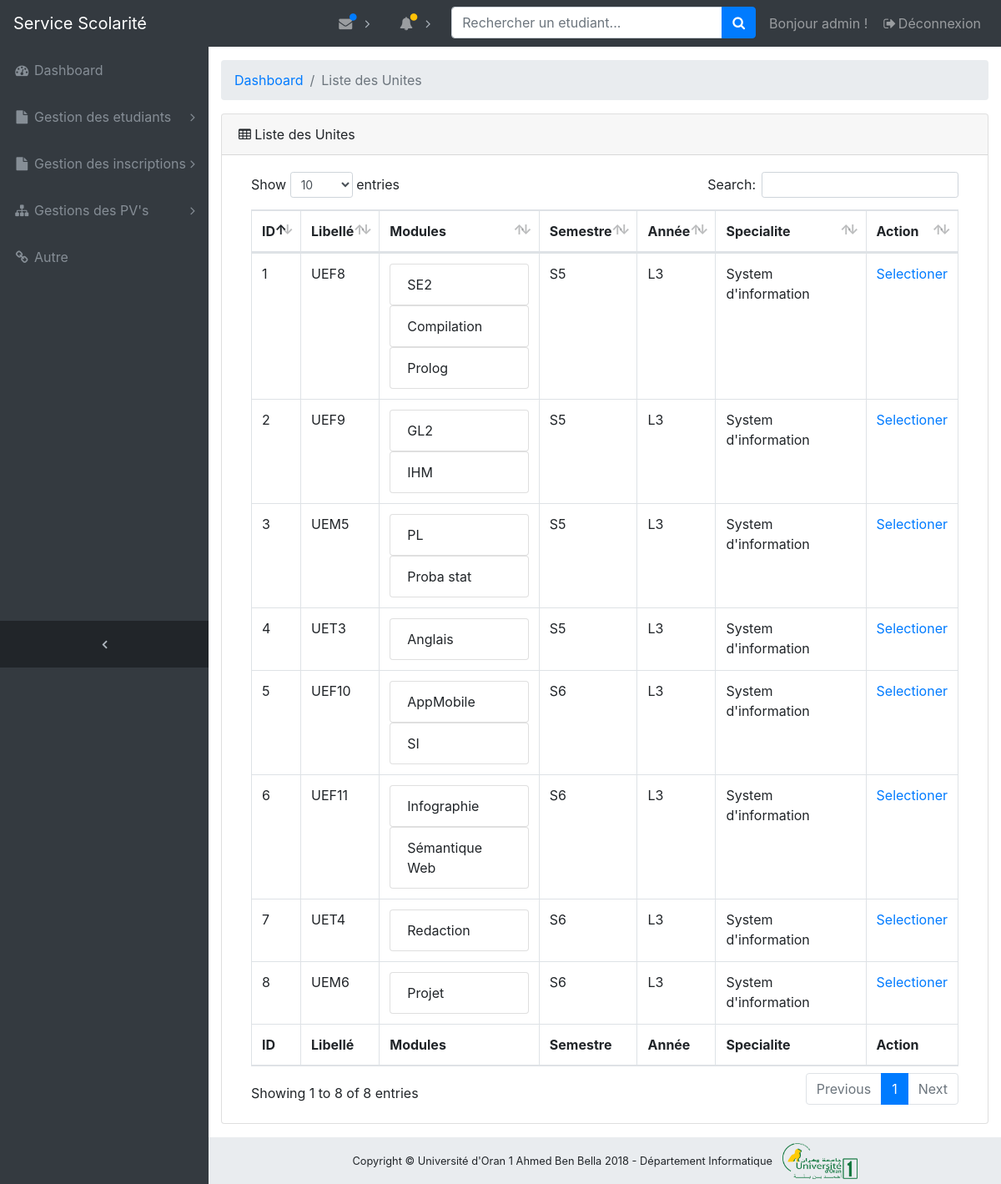
Page /dashboard/modules/liste_unites/ (signed in) on the committed database.
### modules/models.py (models this page shows, shortened)
class Unite(models.Model):
    nom = models.CharField(max_length=256)
    semestre = models.ForeignKey(Semestre, related_name='unites')
    enseignant = models.ForeignKey('enseignants.Enseignant', related_name='responsable_unite', null=True)
    date_creation = models.DateTimeField(auto_now_add=True)
    class Meta:
        db_table = "unite"
        verbose_name = "Unite"
        verbose_name_plural = "Unites"

class Module(models.Model):
    nom = models.CharField(max_length=256)
    unite = models.ForeignKey(Unite, related_name='modules')
    coefficient = models.IntegerField(choices=((1, 1), (2, 2), (3, 3), (4, 4), (5, 5)))
    enseignant = models.ForeignKey('enseignants.Enseignant', related_name='responsable_module', null=True)
    date_creation = models.DateTimeField(auto_now_add=True)
    class Meta:
        db_table = "module"
        verbose_name = "Module"
        verbose_name_plural = "Modules"

class Semestre(models.Model):
    nom = models.CharField(max_length=256)
    parcours = models.ForeignKey(Parcours, related_name='semestres')
    date_creation = models.DateTimeField(auto_now_add=True)
    class Meta:
        db_table = "semestre"
        verbose_name = "Semestre"
        verbose_name_plural = "Semestres"

class Parcours(models.Model):
    nom = models.CharField(max_length=256)
    specialite = models.ForeignKey(Specialite, related_name='parcours')
    responsable = models.OneToOneField('enseignants.Enseignant', related_name='responsable_parcours')
    date_creation = models.DateTimeField(auto_now_add=True)
    class Meta:
        db_table = "parcours"
        verbose_name = "Parcours"
        verbose_name_plural = "Parcours"

class Specialite(models.Model):
    nom = models.CharField(max_length=256)
    departement = models.ForeignKey('etablissements.Departement', related_name='specialites')
    cycle = models.ForeignKey(Cycle, related_name='specialites')
    responsable = models.OneToOneField('enseignants.Enseignant', related_name='responsable_specialite')
    date_creation = models.DateTimeField(auto_now_add=True)
    class Meta:
        db_table = "specialite"
        verbose_name = "Specialite"
        verbose_name_plural = "Specialites"

### modules/views.py (the view)
# urls.py: url(r'^liste_unites/(?P<pk>[0-9]+)/$',
def liste_unites(request):
    if request.user.is_authenticated and request.user.groups.filter(name='Administrateur').exists():
        unites = Unite.objects.all()
        contexe = {'unites': unites}
        return render(request, 'modules/liste_unites.html', contexe)
    else:
        return redirect('login_account')

### modules/templates/modules/liste_unites.html
{% extends 'dashboard/base.html' %}
{% load staticfiles %}
{% block content %}
    <ol class="breadcrumb">
        <li class="breadcrumb-item">
            <a href="{% url 'dashboard_home_page' %}">Dashboard</a>
        </li>
        <li class="breadcrumb-item active">Liste des Unites</li>
    </ol>
    <div class="card mb-3">
        <div class="card-header">
            <i class="fa fa-table"></i> Liste des Unites
        </div>
        <div class="card-body">
            <div class="table-responsive">
                <table class="table table-bordered" id="dataTable" width="100%" cellspacing="0">
                    <thead>
                    <tr>
                        <th>ID</th>
                        <th>Libellé</th>
                        <th>Modules</th>
                        <th>Semestre</th>
                        <th>Année</th>
                        <th>Specialite</th>
                        <th>Action</th>
                    </tr>
                    </thead>
                    <tfoot>
                    <tr>
                        <th>ID</th>
                        <th>Libellé</th>
                        <th>Modules</th>
                        <th>Semestre</th>
                        <th>Année</th>
                        <th>Specialite</th>
                        <th>Action</th>
                    </tr>
                    </tfoot>
                    <tbody>
                    {% for unite in unites %}
                        <tr>
                            <td>{{ unite.id }}</td>
                            <td>{{ unite.nom }}</td>
                            <td> {% for module in unite.modules.all %}
                                <ul class="list-group">
                                    <li class="list-group-item"> {{ module.nom }}</li>
                                </ul>
                            {% endfor %}
                            </td>
                            <td>{{ unite.semestre.nom }}</td>
                            <td>{{ unite.semestre.parcours.nom }}</td>
                            <td>{{ unite.semestre.parcours.specialite.nom }}</td>
                            <td><a target="_blank" href="{% url 'pv_unite' pk=unite.id %}">Selectioner </a></td>
                        </tr>
                    {% endfor %}
                    </tbody>
                </table>
            </div>
        </div>
    </div>
    </div>
{% endblock %}

### dashboard/templates/dashboard/navbar/_navbar_admin.html (shortened to what this page needs)
{% load staticfiles %}
{% block navbar %}
    <nav class="navbar navbar-expand-lg navbar-dark bg-dark fixed-top" id="mainNav">
        <a class="navbar-brand" href="{% url 'home_page' %}">Service Scolarité</a>
        <div class="collapse navbar-collapse" id="navbarResponsive">
            <ul class="navbar-nav navbar-sidenav" id="exampleAccordion">
                <li class="nav-item" data-toggle="tooltip" data-placement="right" title="Dashboard">
                    <a class="nav-link" href="{% url 'dashboard_home_page' %}">
                        <i class="fa fa-fw fa-dashboard"></i>
                        <span class="nav-link-text">Dashboard</span>
                    </a>
                </li>
                <li class="nav-item" data-toggle="tooltip" data-placement="right" title="Gestion des etudiants">
                    <a class="nav-link nav-link-collapse collapsed" data-toggle="collapse"
                       href="#collapseGestionEtudiants"
                       data-parent="#exampleAccordion">
                        <i class="fa fa-fw fa-file"></i>
                        <span class="nav-link-text">Gestion des etudiants</span>
                    </a>
                </li>
                <li class="nav-item" data-toggle="tooltip" data-placement="right" title="Example Pages">
                    <a class="nav-link nav-link-collapse collapsed" data-toggle="collapse" href="#collapseExamplePages"
                       data-parent="#exampleAccordion">
                        <i class="fa fa-fw fa-file"></i>
                        <span class="nav-link-text">Gestion des inscriptions</span>
                    </a>
                </li>
                <li class="nav-item" data-toggle="tooltip" data-placement="right" title="Menu Levels">
                    <a class="nav-link nav-link-collapse collapsed" data-toggle="collapse" href="#collapseMulti"
                       data-parent="#exampleAccordion">
                        <i class="fa fa-fw fa-sitemap"></i>
                        <span class="nav-link-text">Gestions des PV's</span>
                    </a>
                </li>
                <li class="nav-item" data-toggle="tooltip" data-placement="right" title="Link">
                    <a class="nav-link" href="#">
                        <i class="fa fa-fw fa-link"></i>
                        <span class="nav-link-text">Autre</span>
                    </a>
                </li>
            </ul>
            <ul class="navbar-nav sidenav-toggler">
                <li class="nav-item">
                    <a class="nav-link text-center" id="sidenavToggler">
                        <i class="fa fa-fw fa-angle-left"></i>
                    </a>
                </li>
            </ul>
            <ul class="navbar-nav ml-auto">
                <li class="nav-item dropdown">
                    <a class="nav-link dropdown-toggle mr-lg-2" id="messagesDropdown" href="#" data-toggle="dropdown"
                       aria-haspopup="true" aria-expanded="false">
                        <i class="fa fa-fw fa-envelope"></i>
                        <span class="indicator text-primary d-none d-lg-block">
                        <i class="fa fa-fw fa-circle"></i>
                    </span>
                    </a>
                </li>
                <li class="nav-item dropdown">
                    <a class="nav-link dropdown-toggle mr-lg-2" id="alertsDropdown" href="#" data-toggle="dropdown"
                       aria-haspopup="true" aria-expanded="false">
                        <i class="fa fa-fw fa-bell"></i>
                        <span class="indicator text-warning d-none d-lg-block">
                        <i class="fa fa-fw fa-circle"></i>
                    </span>
                    </a>
                </li>
                <li class="nav-item">
                    <form method="post" class="form-inline my-2 my-lg-0 mr-lg-2"> {% csrf_token %}
                        <div class="input-group">
                            <input class="form-control" type="text" placeholder="Rechercher un etudiant..." size="25">
                            <span class="input-group-append">
                            <button class="btn btn-primary" type="submit">
                                <i class="fa fa-search"></i>
                            </button>
                        </span>
                        </div>
                    </form>
                </li>
                <li class="nav-item">
                    <a class="nav-link">
                        Bonjour {{ user.username }} !</a>
                </li>
                <li class="nav-item">
                    <a class="nav-link" data-toggle="modal" data-target="#exampleModal">
                        <i class="fa fa-fw fa-sign-out"></i>Déconnexion</a>
                </li>
            </ul>
        </div>
    </nav>
{% endblock %}

### static/dashboard/css/sb-admin.css (style rules this page uses)
html { position: relative; min-height: 100%; }
body { overflow-x: hidden; }
body.sticky-footer { margin-bottom: 56px; }
body.fixed-nav { padding-top: 56px; }
#mainNav .navbar-collapse { overflow: auto; max-height: 75vh; }
#mainNav .navbar-collapse .navbar-nav .nav-item .nav-link { cursor: pointer; }
#mainNav .navbar-collapse .navbar-sidenav .nav-link-collapse:after { float: right; content: '\f107'; font-family: 'FontAwesome'; }
#mainNav .navbar-collapse .navbar-sidenav .nav-link-collapse.collapsed:after { content: '\f105'; }
#mainNav .navbar-collapse .sidenav-toggler { display: none; }
#mainNav .navbar-collapse .navbar-nav > .nav-item.dropdown > .nav-link { position: relative; min-width: 45px; }
#mainNav .navbar-collapse .navbar-nav > .nav-item.dropdown > .nav-link:after { float: right; width: auto; content: '\f105'; border: none; font-family: 'FontAwesome'; }
#mainNav .navbar-collapse .navbar-nav > .nav-item.dropdown > .nav-link .indicator { position: absolute; top: 5px; left: 21px; font-size: 10px; }
@media (min-width: 992px) { #mainNav .navbar-brand { width: 250px; } }
@media (min-width: 992px) { #mainNav .navbar-collapse { overflow: visible; max-height: none; } }
@media (min-width: 992px) { #mainNav .navbar-collapse .navbar-sidenav { position: absolute; top: 0; left: 0; -webkit-flex-direction: column; -ms-flex-direction: column; flex-direction: column; margin-top: 56px; } }
@media (min-width: 992px) { #mainNav .navbar-collapse .navbar-sidenav > .nav-item { width: 250px; padding: 0; } }
@media (min-width: 992px) { #mainNav .navbar-collapse .navbar-sidenav > .nav-item > .nav-link { padding: 1em; } }
@media (min-width: 992px) { #mainNav .navbar-collapse .navbar-nav > .nav-item.dropdown > .nav-link { min-width: 0; } }
@media (min-width: 992px) { #mainNav .navbar-collapse .navbar-nav > .nav-item.dropdown > .nav-link:after { width: 24px; text-align: center; } }
#mainNav.fixed-top .sidenav-toggler { display: none; }
@media (min-width: 992px) { #mainNav.fixed-top .navbar-sidenav { height: calc(100vh - 112px); } }
@media (min-width: 992px) { #mainNav.fixed-top .sidenav-toggler { position: absolute; top: 0; left: 0; display: flex; -webkit-flex-direction: column; -ms-flex-direction: column; flex-direction: column; margin-top: calc(100vh - 56px); } }
@media (min-width: 992px) { #mainNav.fixed-top .sidenav-toggler > .nav-item { width: 250px; padding: 0; } }
@media (min-width: 992px) { #mainNav.fixed-top .sidenav-toggler > .nav-item > .nav-link { padding: 1em; } }
#mainNav.fixed-top.navbar-dark .sidenav-toggler { background-color: #212529; }
#mainNav.fixed-top.navbar-dark .sidenav-toggler a i { color: #adb5bd; }
#sidenavToggler i { font-weight: 800; }
#mainNav.navbar-dark .navbar-collapse .navbar-sidenav .nav-link-collapse:after { color: #868e96; }
#mainNav.navbar-dark .navbar-collapse .navbar-sidenav > .nav-item > .nav-link { color: #868e96; }
#mainNav.navbar-dark .navbar-collapse .navbar-nav > .nav-item.dropdown > .nav-link:after { color: #adb5bd; }
@media (min-width: 992px) { #mainNav.navbar-dark .navbar-collapse .navbar-sidenav { background: #343a40; } }

### rows in the picture
Unite: id "1", nom "UEF8", semestre.nom "S5", semestre.parcours.nom "L3", semestre.parcours.specialite.nom "System d'information"
Module: nom "SE2"
Module: nom "Compilation"
Module: nom "Prolog"
Unite: id "2", nom "UEF9", semestre.nom "S5", semestre.parcours.nom "L3", semestre.parcours.specialite.nom "System d'information"
Module: nom "GL2"
Module: nom "IHM"
Unite: id "3", nom "UEM5", semestre.nom "S5", semestre.parcours.nom "L3", semestre.parcours.specialite.nom "System d'information"
Module: nom "PL"
Module: nom "Proba stat"
Unite: id "4", nom "UET3", semestre.nom "S5", semestre.parcours.nom "L3", semestre.parcours.specialite.nom "System d'information"
Module: nom "Anglais"
Unite: id "5", nom "UEF10", semestre.nom "S6", semestre.parcours.nom "L3", semestre.parcours.specialite.nom "System d'information"
Module: nom "AppMobile"
Module: nom "SI"
Unite: id "6", nom "UEF11", semestre.nom "S6", semestre.parcours.nom "L3", semestre.parcours.specialite.nom "System d'information"
Module: nom "Infographie"
Module: nom "Sémantique Web"
Unite: id "7", nom "UET4", semestre.nom "S6", semestre.parcours.nom "L3", semestre.parcours.specialite.nom "System d'information"
Module: nom "Redaction"
Unite: id "8", nom "UEM6", semestre.nom "S6", semestre.parcours.nom "L3", semestre.parcours.specialite.nom "System d'information"
Module: nom "Projet"

### other values in the picture
{{ user.username }} "admin"
